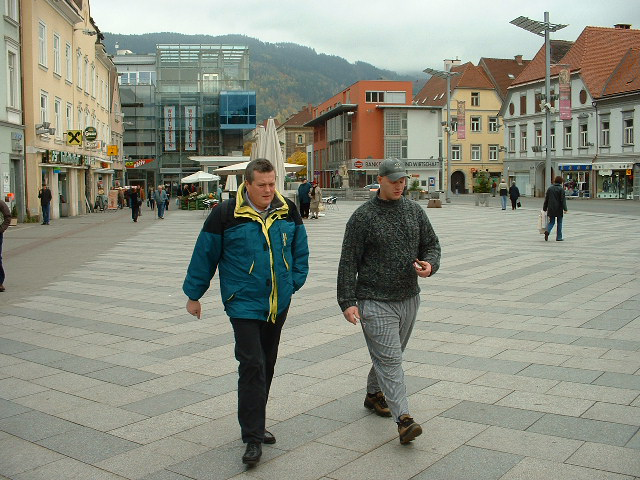
#> input picture pyqt/1.bmp, 640 x 480 px, found by its file name
$ python hogdDetectPerson.py
#> lines starting #> are read from the running program, lines starting #| are printed output that depends on the picture; after the words box and inside, x2 and y2 are one past the last pixel; in counts of white or black regions, pixels touching at a corner belong together
 # import the necessary packages
# -*- coding: utf-8 -*-
from __future__ import print_function #确保代码同时在Python2.7和Python3上兼容
from imutils.object_detection import non_max_suppression
from imutils import paths
import numpy as np
import argparse
import imutils   #安装库pip install imutils ；pip install --upgrade imutils更新版本大于v0.3.1
import cv2

image = cv2.imread("1.bmp")
#> image is the input picture: shape (480, 640, 3); mean B, G, R 129.3, 142.8, 139.8
image = imutils.resize(image, width=min(400, image.shape[1]))
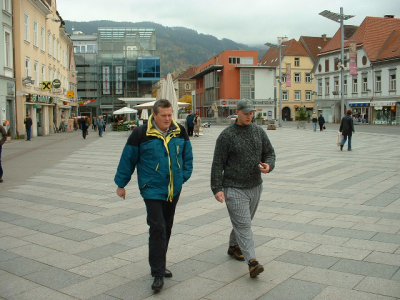
#> image: shape (300, 400, 3); mean B, G, R 129.3, 142.8, 139.8
origin = image.copy()
# 初始化我们的行人检测器
hog = cv2.HOGDescriptor()   #初始化方向梯度直方图描述子
hog.setSVMDetector(cv2.HOGDescriptor_getDefaultPeopleDetector())  #设置支持向量机(Support Vector Machine)使得它成为一个预先训练好了的行人检测器

# detect people in the image：
(rects, weights) = hog.detectMultiScale(image, winStride=(4, 4),
        padding=(8, 8), scale=1.05)
#> rects = [[316, 41, 66, 131], [189, 84, 104, 207], [103, 83, 107, 213]]; weights = [0.486, 2.84, 2.34]

#应用非极大抑制方法，通过设置一个阈值来抑制那些重叠的边框
rects = np.array([[x, y, x + w, y + h] for (x, y, w, h) in rects])
#> rects = [[316, 41, 382, 172], [189, 84, 293, 291], [103, 83, 210, 296]]
pick = non_max_suppression(rects, probs=None, overlapThresh=0.65)
#> pick = [[103, 83, 210, 296], [189, 84, 293, 291], [316, 41, 382, 172]]
# draw the final bounding boxes
for (xA, yA, xB, yB) in pick:
    cv2.rectangle(image, (xA, yA), (xB, yB), (0, 255, 0), 2)
#> this loop made 3 passes
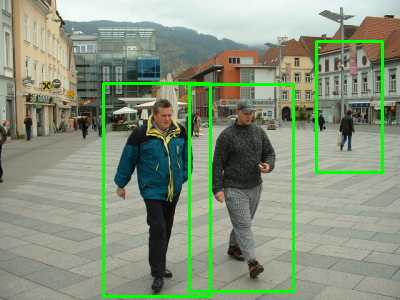
#> image: shape (300, 400, 3); 4.08% of pixels changed, all inside (x1, y1, x2, y2) = (102, 40, 384, 298)
cv2.imshow("origin",origin)
cv2.imshow("image",image)
cv2.waitKey(0)
